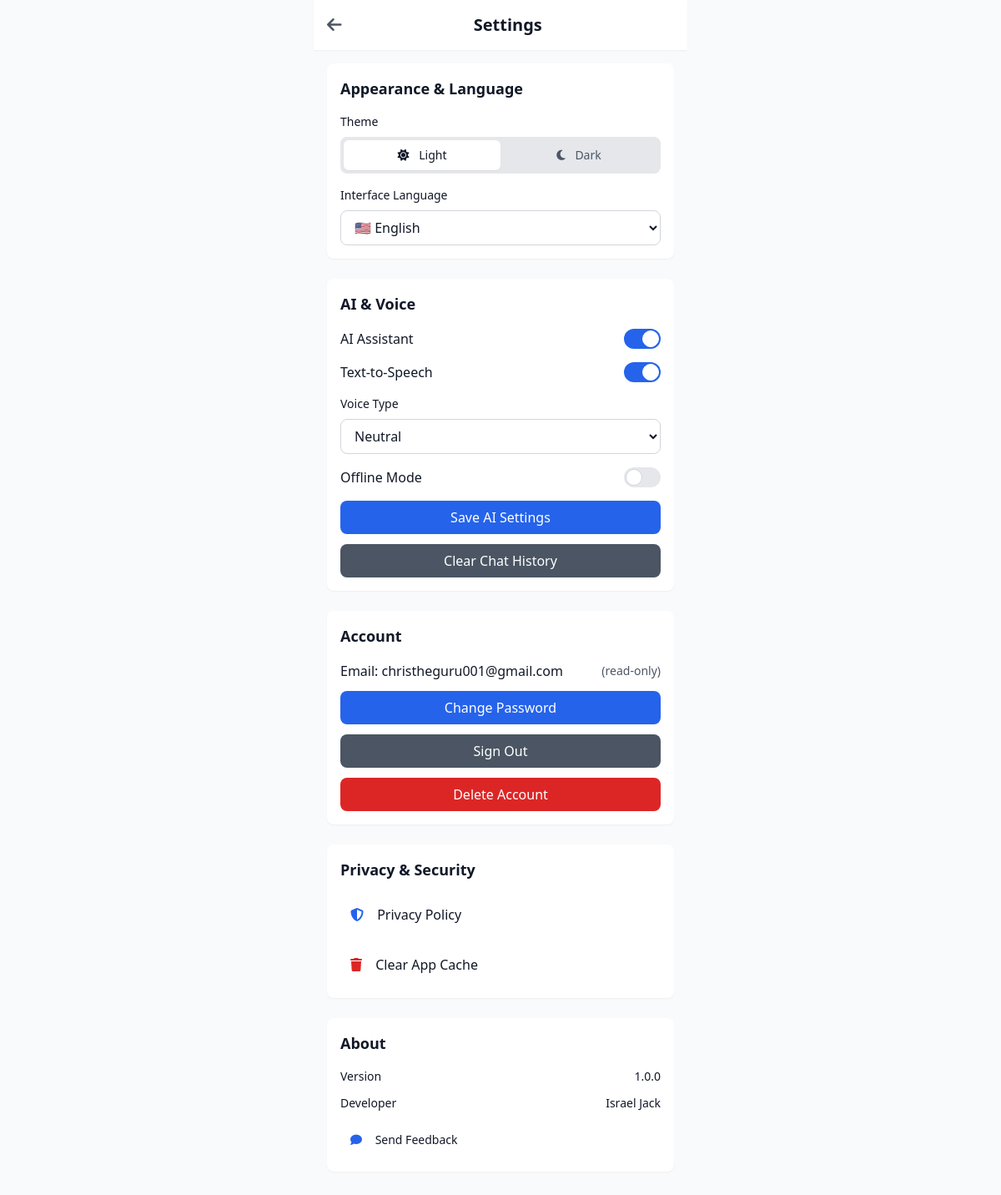
/users/settings/ (signed in), run on the app's committed database.
### users/models.py (models this page shows, shortened)
class CustomUser(AbstractUser):
    photo = models.ImageField(upload_to="profiles/", null=True, blank=True)
    nationality = models.CharField(max_length=100, blank=True)
    city = models.CharField(max_length=100, blank=True)
    mother_tongue = models.CharField(max_length=50, default='en')
    learning_language = models.CharField(max_length=50, blank=True)
    religion = models.CharField(max_length=50, blank=True)
    caution_level = models.CharField(max_length=10, choices=[
        ('low', 'Low'), ('medium', 'Medium'), ('high', 'High')
    ], default='medium')
    theme = models.CharField(max_length=10, choices=[
        ('light', 'Light'), ('dark', 'Dark')
    ], default='dark')
    language_ui = models.CharField(max_length=10, default='en')
    is_synced = models.BooleanField(default=False)

class UserSettings(models.Model):
    user = models.OneToOneField(CustomUser, on_delete=models.CASCADE)
    ai_enabled = models.BooleanField(default=True)
    tts_enabled = models.BooleanField(default=True)
    voice_choice = models.CharField(max_length=20, choices=[
        ('male', 'Male'), ('female', 'Female'), ('neutral', 'Neutral')
    ], default='neutral')
    offline_mode = models.BooleanField(default=False)
    notifications_enabled = models.BooleanField(default=True)
    cache_cleared_at = models.DateTimeField(null=True, blank=True)

### users/views.py (the view)
# urls.py: path('settings/', views.settings_view, name='settings'),
@login_required
def settings_view(request):
    settings, created = UserSettings.objects.get_or_create(user=request.user)
    if request.method == 'POST':
        form = SettingsForm(request.POST, instance=settings)
        if form.is_valid():
            form.save()
            if 'theme' in request.POST:
                request.user.theme = request.POST['theme']
                request.user.save()
            if 'language_ui' in request.POST:
                request.user.language_ui = request.POST['language_ui']
                request.user.save()
            messages.success(request, 'Settings updated successfully!')
            return redirect('settings')
    else:
        form = SettingsForm(instance=settings)
    context = {
        'form': form,
        'settings': settings,
    }
    return render(request, 'users/settings.html', context)

### users/forms.py
class SettingsForm(forms.ModelForm):
    class Meta:
        model = UserSettings
        fields = ['ai_enabled', 'tts_enabled', 'voice_choice', 'offline_mode', 'notifications_enabled']
        widgets = {
            'ai_enabled': forms.CheckboxInput(attrs={'class': 'form-checkbox'}),
            'tts_enabled': forms.CheckboxInput(attrs={'class': 'form-checkbox'}),
            'voice_choice': forms.Select(attrs={'class': 'form-select'}),
            'offline_mode': forms.CheckboxInput(attrs={'class': 'form-checkbox'}),
            'notifications_enabled': forms.CheckboxInput(attrs={'class': 'form-checkbox'}),
        }

### templates/users/settings.html (shortened to what this page needs)
{% extends 'base.html' %}
{% block content %}
<div class="max-w-md mx-auto">
    <header class="bg-white dark:bg-slate-800 p-4 shadow-sm theme-transition flex justify-between items-center">
        <a href="{% url 'profile' %}" class="text-gray-600 hover:text-gray-800 dark:text-gray-400 dark:hover:text-gray-200">
            <i class="fas fa-arrow-left text-xl"></i>
        </a>
        <h1 class="text-xl font-bold">Settings</h1>
    </header>
    <div class="p-4 space-y-6">
        <div class="bg-white dark:bg-slate-800 rounded-lg p-4 shadow-sm">
            <h3 class="font-semibold text-lg mb-4">Appearance & Language</h3>
            <div class="space-y-4">
                <div>
                    <label class="block text-sm font-medium mb-2">Theme</label>
                    <div class="flex bg-gray-200 dark:bg-slate-700 rounded-lg p-1">
                        <button onclick="toggleTheme('light')"
                                class="flex-1 px-3 py-2 rounded-md text-sm font-medium transition-colors {% if user.theme == 'light' %}bg-white text-gray-900 shadow-sm{% else %}text-gray-600 dark:text-gray-400{% endif %}">
                            <i class="fas fa-sun mr-2"></i> Light
                        </button>
                        <button onclick="toggleTheme('dark')"
                                class="flex-1 px-3 py-2 rounded-md text-sm font-medium transition-colors {% if user.theme == 'dark' %}bg-slate-600 text-white shadow-sm{% else %}text-gray-600 dark:text-gray-400{% endif %}">
                            <i class="fas fa-moon mr-2"></i> Dark
                        </button>
                    </div>
                </div>
                <div>
                    <label class="block text-sm font-medium mb-2">Interface Language</label>
                    <select onchange="changeLanguage(this.value)" class="w-full px-3 py-2 border border-gray-300 dark:border-slate-600 rounded-lg dark:bg-slate-700">
                        <option value="en" {% if user.language_ui == 'en' %}selected{% endif %}>🇺🇸 English</option>
                    </select>
                </div>
            </div>
        </div>
        <div class="bg-white dark:bg-slate-800 rounded-lg p-4 shadow-sm">
            <h3 class="font-semibold text-lg mb-4">AI & Voice</h3>
            <form method="post" class="space-y-4">
                <div class="flex items-center justify-between">
                    <label class="font-medium">AI Assistant</label>
                    <label class="relative inline-flex items-center cursor-pointer">
                        <div class="w-11 h-6 bg-gray-200 peer-focus:outline-none peer-focus:ring-4 peer-focus:ring-blue-300 dark:peer-focus:ring-blue-800 rounded-full peer dark:bg-gray-700 peer-checked:after:translate-x-full peer-checked:after:border-white after:content-[''] after:absolute after:top-[2px] after:left-[2px] after:bg-white after:border-gray-300 after:border after:rounded-full after:h-5 after:w-5 after:transition-all dark:border-gray-600 peer-checked:bg-blue-600"></div>
                    </label>
                </div>
                <div class="flex items-center justify-between">
                    <label class="font-medium">Text-to-Speech</label>
                    <label class="relative inline-flex items-center cursor-pointer">
                        <div class="w-11 h-6 bg-gray-200 peer-focus:outline-none peer-focus:ring-4 peer-focus:ring-blue-300 dark:peer-focus:ring-blue-800 rounded-full peer dark:bg-gray-700 peer-checked:after:translate-x-full peer-checked:after:border-white after:content-[''] after:absolute after:top-[2px] after:left-[2px] after:bg-white after:border-gray-300 after:border after:rounded-full after:h-5 after:w-5 after:transition-all dark:border-gray-600 peer-checked:bg-blue-600"></div>
                    </label>
                </div>
                <div>
                    <label class="block text-sm font-medium mb-2">Voice Type</label>
                    <select name="voice_choice" class="w-full px-3 py-2 border border-gray-300 dark:border-slate-600 rounded-lg dark:bg-slate-700">
                        <option value="neutral" {% if settings.voice_choice == 'neutral' %}selected{% endif %}>Neutral</option>
                    </select>
                </div>
                <div class="flex items-center justify-between">
                    <label class="font-medium">Offline Mode</label>
                    <label class="relative inline-flex items-center cursor-pointer">
                        <div class="w-11 h-6 bg-gray-200 peer-focus:outline-none peer-focus:ring-4 peer-focus:ring-blue-300 dark:peer-focus:ring-blue-800 rounded-full peer dark:bg-gray-700 peer-checked:after:translate-x-full peer-checked:after:border-white after:content-[''] after:absolute after:top-[2px] after:left-[2px] after:bg-white after:border-gray-300 after:border after:rounded-full after:h-5 after:w-5 after:transition-all dark:border-gray-600 peer-checked:bg-blue-600"></div>
                    </label>
                </div>
                <button type="submit" class="w-full bg-primary-600 text-white py-2 rounded-lg font-medium hover:bg-primary-700">
                    Save AI Settings
                </button>
            </form>
            <button onclick="clearConversations()" class="w-full mt-3 bg-gray-600 text-white py-2 rounded-lg font-medium hover:bg-gray-700">
                Clear Chat History
            </button>
        </div>
        <div class="bg-white dark:bg-slate-800 rounded-lg p-4 shadow-sm">
            <h3 class="font-semibold text-lg mb-4">Account</h3>
            <div class="space-y-3">
                <div class="flex items-center justify-between">
                    <span>Email: {{ user.email }}</span>
                    <span class="text-sm text-gray-600 dark:text-gray-400">(read-only)</span>
                </div>
                <button onclick="changePassword()" class="w-full bg-blue-600 text-white py-2 rounded-lg font-medium hover:bg-blue-700">
                    Change Password
                </button>
                <a href="{% url 'logout' %}" class="block w-full bg-gray-600 text-white py-2 rounded-lg font-medium hover:bg-gray-700 text-center">
                    Sign Out
                </a>
                <button onclick="confirmDeleteAccount()" class="w-full bg-red-600 text-white py-2 rounded-lg font-medium hover:bg-red-700">
                    Delete Account
                </button>
            </div>
        </div>
        <div class="bg-white dark:bg-slate-800 rounded-lg p-4 shadow-sm">
            <h3 class="font-semibold text-lg mb-4">Privacy & Security</h3>
            <div class="space-y-3">
                <button onclick="viewPrivacyPolicy()" class="w-full text-left p-3 hover:bg-gray-50 dark:hover:bg-slate-700 rounded-lg">
                    <i class="fas fa-shield-alt mr-3 text-primary-600"></i>
                    Privacy Policy
                </button>
                <button onclick="clearCache()" class="w-full text-left p-3 hover:bg-gray-50 dark:hover:bg-slate-700 rounded-lg">
                    <i class="fas fa-trash mr-3 text-red-600"></i>
                    Clear App Cache
                </button>
            </div>
        </div>
        <div class="bg-white dark:bg-slate-800 rounded-lg p-4 shadow-sm">
            <h3 class="font-semibold text-lg mb-4">About</h3>
            <div class="space-y-3 text-sm">
                <div class="flex justify-between">
                    <span>Version</span>
                    <span>1.0.0</span>
                </div>
                <div class="flex justify-between">
                    <span>Developer</span>
                    <span>Israel Jack</span>
                </div>
                <button onclick="sendFeedback()" class="w-full text-left p-3 hover:bg-gray-50 dark:hover:bg-slate-700 rounded-lg">
                    <i class="fas fa-comment mr-3 text-primary-600"></i>
                    Send Feedback
                </button>
            </div>
        </div>
    </div>
</div>
{% endblock %}

### static/css/base.css (style rules this page uses)
:root { --primary-50: #eff6ff; --primary-500: #3b82f6; --primary-600: #2563eb; --primary-700: #1d4ed8; --primary-900: #1e3a8a; }
.theme-transition { transition: background-color 0.3s ease, color 0.3s ease; }
input, select, textarea { transition: border-color 0.2s ease, box-shadow 0.2s ease; }
button { transition: all 0.2s ease; }

### templates/base.html (style rules this page uses)
.theme-transition { transition: background-color 0.3s ease, color 0.3s ease; }

### templates/users/settings.html (style rules this page uses)
input, select { width: 100%; padding: 0.5rem 0.75rem; border: 1px solid #d1d5db; border-radius: 0.5rem; background-color: transparent; }

### data on the page
CustomUser: language_ui "🇺🇸 English", email "christheguru001@gmail.com"
UserSettings: voice_choice "Neutral"
